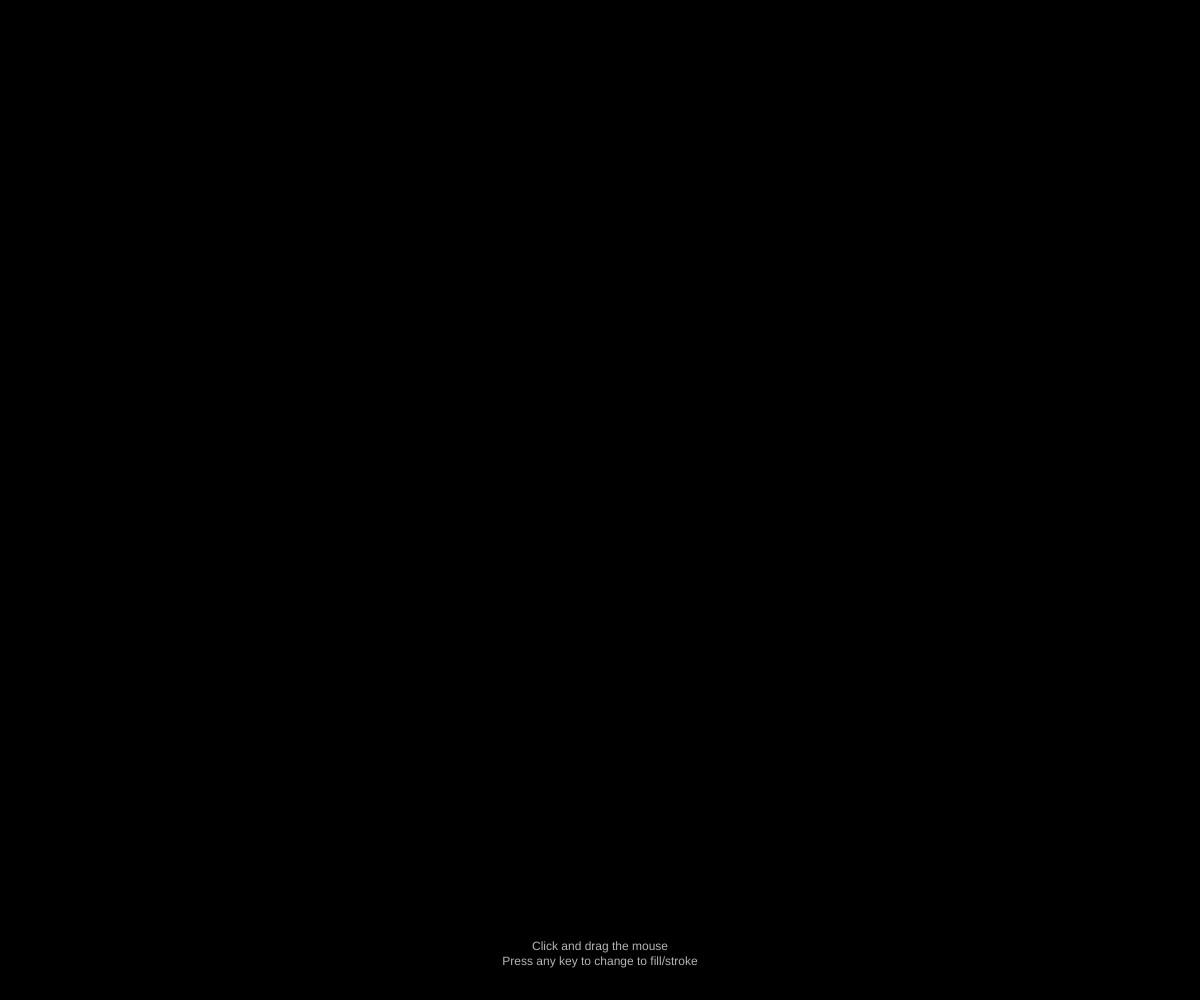
Frame 1 (no input)
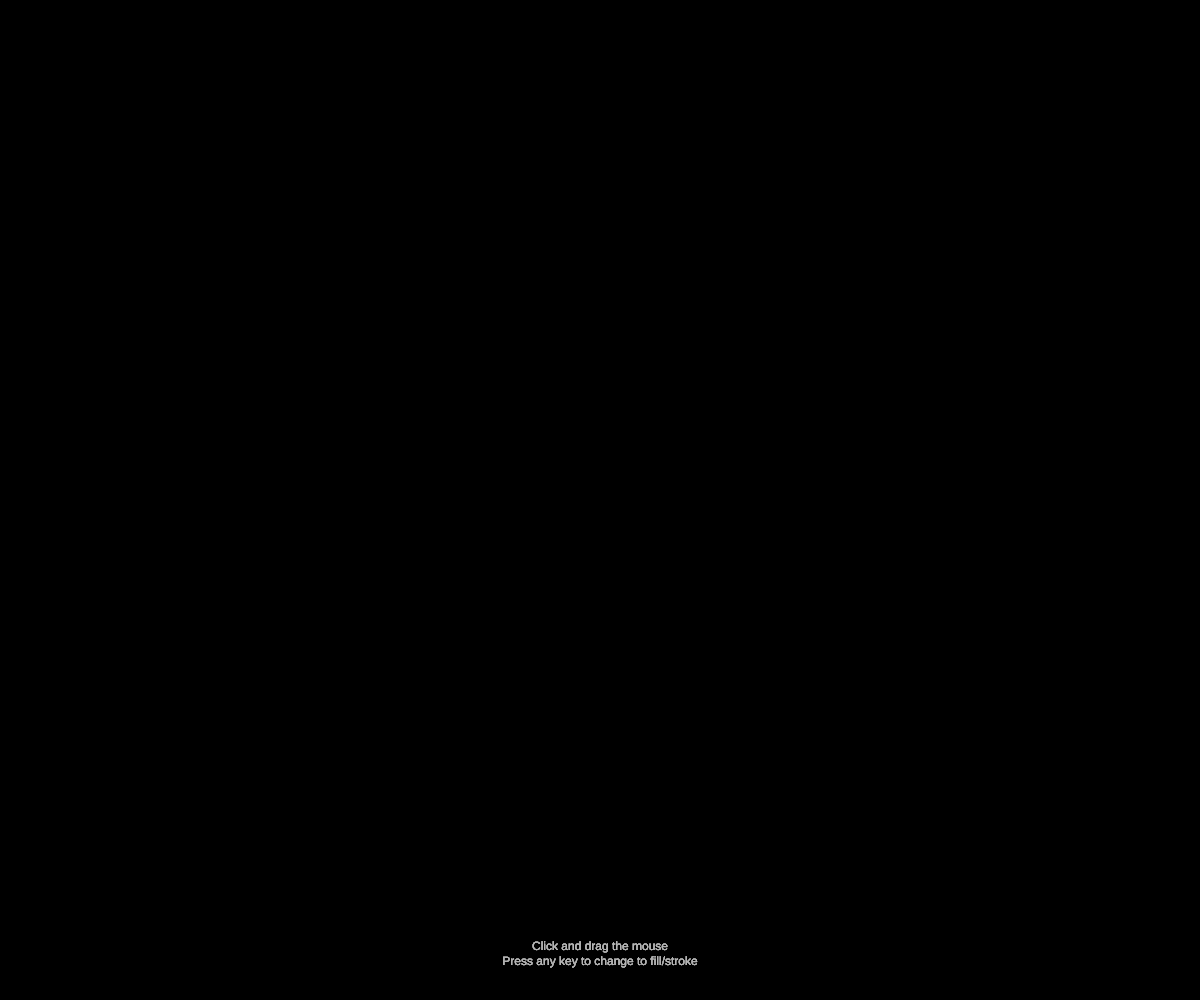
Frame 60 (no input)
Frame 120 (the mouse pressed at the canvas centre since frame 60): identical to frame 60, image omitted

The p5.js sketch that drew these frames (run headless with seeded random() and noise() and a simulated clock; from frame 60 on, the mouse is pressed at the canvas centre):

// p5.js sketch
// ── sketch.js
var allParticles = [];
var maxLevel = 3;
var useFill = false;

var data = [];


// Moves to a random direction and comes to a stop.
// Spawns other particles within its lifetime.
function Particle(x, y, level) {
  this.level = level
  this.life = 0;
  
  this.pos = new p5.Vector(x, y);
  this.vel = p5.Vector.random2D();
  this.vel.mult(map(this.level, 0, maxLevel, 5, 2));
  
  this.move = function() {
    this.life++;
    
    // Add friction.
    this.vel.mult(0.9);
    
    this.pos.add(this.vel);
    
    // Spawn a new particle if conditions are met.
    if (this.life % 10 == 0) {
      if (this.level > 0) {
        this.level -= 1;
        var newParticle = new Particle(this.pos.x, this.pos.y, this.level-1);
        allParticles.push(newParticle);
      }
    }
  }
}


function setup() {
  createCanvas(windowWidth, windowHeight); 
  
  colorMode(HSB, 360);
  
  textAlign(CENTER);
  
  background(0);
} 


function draw() {
  // Create fade effect.
  noStroke();
  fill(0, 30);
  rect(0, 0, width, height);
  
  // Move and spawn particles.
  // Remove any that is below the velocity threshold.
  for (var i = allParticles.length-1; i > -1; i--) {
    allParticles[i].move();
    
    if (allParticles[i].vel.mag() < 0.01) {
      allParticles.splice(i, 1);
    }
  }
  
  if (allParticles.length > 0) {
    // Run script to get points to create triangles with.
    data = Delaunay.triangulate(allParticles.map(function(pt) {
      return [pt.pos.x, pt.pos.y];
    }));
  	
    strokeWeight(0.1);
    
    // Display triangles individually.
    for (var i = 0; i < data.length; i += 3) {
      // Collect particles that make this triangle.
      var p1 = allParticles[data[i]];
      var p2 = allParticles[data[i+1]];
      var p3 = allParticles[data[i+2]];
      
      // Don't draw triangle if its area is too big.
      var distThresh = 75;
      
      if (dist(p1.pos.x, p1.pos.y, p2.pos.x, p2.pos.y) > distThresh) {
        continue;
      }
      
      if (dist(p2.pos.x, p2.pos.y, p3.pos.x, p3.pos.y) > distThresh) {
        continue;
      }
      
      if (dist(p1.pos.x, p1.pos.y, p3.pos.x, p3.pos.y) > distThresh) {
        continue;
      }
      
      // Base its hue by the particle's life.
      if (useFill) {
        noStroke();
        fill(165+p1.life*1.5, 360, 360);
      } else {
        noFill();
        stroke(165+p1.life*1.5, 360, 360);
      }
      
      triangle(p1.pos.x, p1.pos.y, 
               p2.pos.x, p2.pos.y, 
               p3.pos.x, p3.pos.y);
    }
  }
  
  noStroke();
  fill(255);
  text("Click and drag the mouse\nPress any key to change to fill/stroke", width/2, height-50);
}


function mouseDragged() {
  allParticles.push(new Particle(mouseX, mouseY, maxLevel));
}


function keyPressed() {
  useFill = ! useFill;
}
// ── delaunay.js
var Delaunay;

(function() {
  "use strict";

  var EPSILON = 1.0 / 1048576.0;

  function supertriangle(vertices) {
    var xmin = Number.POSITIVE_INFINITY,
        ymin = Number.POSITIVE_INFINITY,
        xmax = Number.NEGATIVE_INFINITY,
        ymax = Number.NEGATIVE_INFINITY,
        i, dx, dy, dmax, xmid, ymid;

    for(i = vertices.length; i--; ) {
      if(vertices[i][0] < xmin) xmin = vertices[i][0];
      if(vertices[i][0] > xmax) xmax = vertices[i][0];
      if(vertices[i][1] < ymin) ymin = vertices[i][1];
      if(vertices[i][1] > ymax) ymax = vertices[i][1];
    }

    dx = xmax - xmin;
    dy = ymax - ymin;
    dmax = Math.max(dx, dy);
    xmid = xmin + dx * 0.5;
    ymid = ymin + dy * 0.5;

    return [
      [xmid - 20 * dmax, ymid -      dmax],
      [xmid            , ymid + 20 * dmax],
      [xmid + 20 * dmax, ymid -      dmax]
    ];
  }

  function circumcircle(vertices, i, j, k) {
    var x1 = vertices[i][0],
        y1 = vertices[i][1],
        x2 = vertices[j][0],
        y2 = vertices[j][1],
        x3 = vertices[k][0],
        y3 = vertices[k][1],
        fabsy1y2 = Math.abs(y1 - y2),
        fabsy2y3 = Math.abs(y2 - y3),
        xc, yc, m1, m2, mx1, mx2, my1, my2, dx, dy;

    /* Check for coincident points */
    if(fabsy1y2 < EPSILON && fabsy2y3 < EPSILON)
      return;
      //throw new Error("Eek! Coincident points!");

    if(fabsy1y2 < EPSILON) {
      m2  = -((x3 - x2) / (y3 - y2));
      mx2 = (x2 + x3) / 2.0;
      my2 = (y2 + y3) / 2.0;
      xc  = (x2 + x1) / 2.0;
      yc  = m2 * (xc - mx2) + my2;
    }

    else if(fabsy2y3 < EPSILON) {
      m1  = -((x2 - x1) / (y2 - y1));
      mx1 = (x1 + x2) / 2.0;
      my1 = (y1 + y2) / 2.0;
      xc  = (x3 + x2) / 2.0;
      yc  = m1 * (xc - mx1) + my1;
    }

    else {
      m1  = -((x2 - x1) / (y2 - y1));
      m2  = -((x3 - x2) / (y3 - y2));
      mx1 = (x1 + x2) / 2.0;
      mx2 = (x2 + x3) / 2.0;
      my1 = (y1 + y2) / 2.0;
      my2 = (y2 + y3) / 2.0;
      xc  = (m1 * mx1 - m2 * mx2 + my2 - my1) / (m1 - m2);
      yc  = (fabsy1y2 > fabsy2y3) ?
        m1 * (xc - mx1) + my1 :
        m2 * (xc - mx2) + my2;
    }

    dx = x2 - xc;
    dy = y2 - yc;
    return {i: i, j: j, k: k, x: xc, y: yc, r: dx * dx + dy * dy};
  }

  function dedup(edges) {
    var i, j, a, b, m, n;

    for(j = edges.length; j; ) {
      b = edges[--j];
      a = edges[--j];

      for(i = j; i; ) {
        n = edges[--i];
        m = edges[--i];

        if((a === m && b === n) || (a === n && b === m)) {
          edges.splice(j, 2);
          edges.splice(i, 2);
          break;
        }
      }
    }
  }

  Delaunay = {
    triangulate: function(vertices, key) {
      var n = vertices.length,
          i, j, indices, st, open, closed, edges, dx, dy, a, b, c;

      /* Bail if there aren't enough vertices to form any triangles. */
      if(n < 3)
        return [];

      /* Slice out the actual vertices from the passed objects. (Duplicate the
       * array even if we don't, though, since we need to make a supertriangle
       * later on!) */
      vertices = vertices.slice(0);

      if(key)
        for(i = n; i--; )
          vertices[i] = vertices[i][key];

      /* Make an array of indices into the vertex array, sorted by the
       * vertices' x-position. */
      indices = new Array(n);

      for(i = n; i--; )
        indices[i] = i;

      indices.sort(function(i, j) {
        return vertices[j][0] - vertices[i][0];
      });

      /* Next, find the vertices of the supertriangle (which contains all other
       * triangles), and append them onto the end of a (copy of) the vertex
       * array. */
      st = supertriangle(vertices);
      vertices.push(st[0], st[1], st[2]);
      
      /* Initialize the open list (containing the supertriangle and nothing
       * else) and the closed list (which is empty since we havn't processed
       * any triangles yet). */
      var circCircle = circumcircle(vertices, n + 0, n + 1, n + 2);
      if (circCircle == undefined)
        return [];
      
      open   = [circumcircle(vertices, n + 0, n + 1, n + 2)];
      closed = [];
      edges  = [];
      
      /* Incrementally add each vertex to the mesh. */
      for(i = indices.length; i--; edges.length = 0) {
        c = indices[i];

        /* For each open triangle, check to see if the current point is
         * inside it's circumcircle. If it is, remove the triangle and add
         * it's edges to an edge list. */
        for(j = open.length; j--; ) {
          /* If this point is to the right of this triangle's circumcircle,
           * then this triangle should never get checked again. Remove it
           * from the open list, add it to the closed list, and skip. */
          dx = vertices[c][0] - open[j].x;
          if(dx > 0.0 && dx * dx > open[j].r) {
            closed.push(open[j]);
            open.splice(j, 1);
            continue;
          }

          /* If we're outside the circumcircle, skip this triangle. */
          dy = vertices[c][1] - open[j].y;
          if(dx * dx + dy * dy - open[j].r > EPSILON)
            continue;

          /* Remove the triangle and add it's edges to the edge list. */
          edges.push(
            open[j].i, open[j].j,
            open[j].j, open[j].k,
            open[j].k, open[j].i
          );
          open.splice(j, 1);
        }

        /* Remove any doubled edges. */
        dedup(edges);

        /* Add a new triangle for each edge. */
        for(j = edges.length; j; ) {
          b = edges[--j];
          a = edges[--j];
          open.push(circumcircle(vertices, a, b, c));
        }
      }

      /* Copy any remaining open triangles to the closed list, and then
       * remove any triangles that share a vertex with the supertriangle,
       * building a list of triplets that represent triangles. */
      for(i = open.length; i--; )
        closed.push(open[i]);
      open.length = 0;

      for(i = closed.length; i--; )
        if(closed[i].i < n && closed[i].j < n && closed[i].k < n)
          open.push(closed[i].i, closed[i].j, closed[i].k);

      /* Yay, we're done! */
      return open;
    },
    contains: function(tri, p) {
      /* Bounding box test first, for quick rejections. */
      if((p[0] < tri[0][0] && p[0] < tri[1][0] && p[0] < tri[2][0]) ||
         (p[0] > tri[0][0] && p[0] > tri[1][0] && p[0] > tri[2][0]) ||
         (p[1] < tri[0][1] && p[1] < tri[1][1] && p[1] < tri[2][1]) ||
         (p[1] > tri[0][1] && p[1] > tri[1][1] && p[1] > tri[2][1]))
        return null;

      var a = tri[1][0] - tri[0][0],
          b = tri[2][0] - tri[0][0],
          c = tri[1][1] - tri[0][1],
          d = tri[2][1] - tri[0][1],
          i = a * d - b * c;

      /* Degenerate tri. */
      if(i === 0.0)
        return null;

      var u = (d * (p[0] - tri[0][0]) - b * (p[1] - tri[0][1])) / i,
          v = (a * (p[1] - tri[0][1]) - c * (p[0] - tri[0][0])) / i;

      /* If we're outside the tri, fail. */
      if(u < 0.0 || v < 0.0 || (u + v) > 1.0)
        return null;

      return [u, v];
    }
  };

  if(typeof module !== "undefined")
    module.exports = Delaunay;
})();
